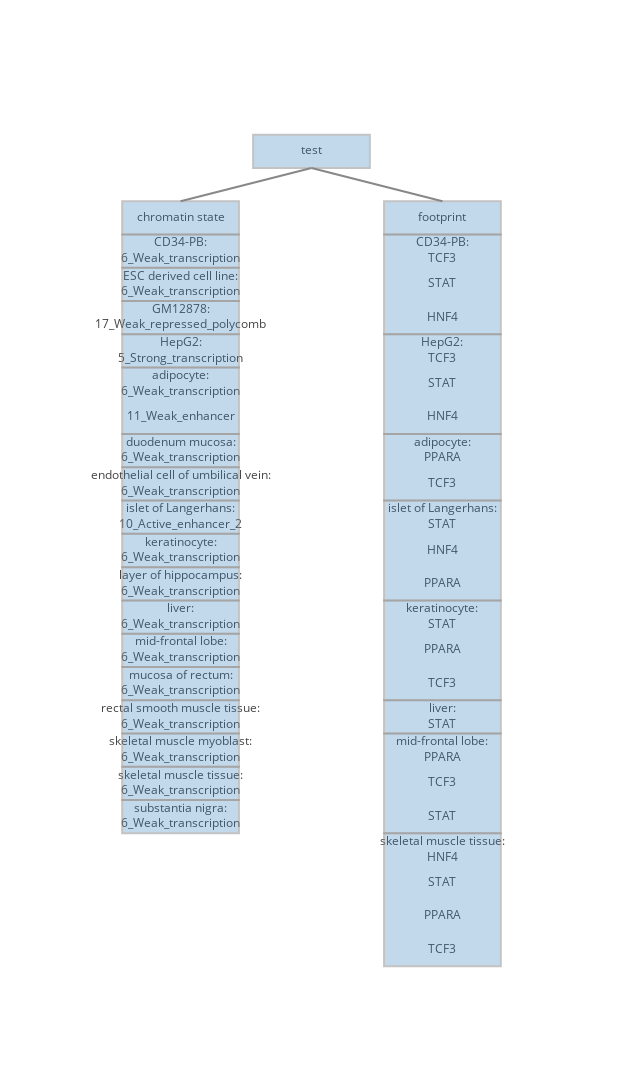

Source (notebook cell):
### Code cell
thing = json.loads(open("../testing_files/testing.json").read())
#iplot(make_graph(var_data=thing, var_name="test",box_height=4, biosamples=["skeletal muscle tissue"]))
iplot(make_graph(var_data=thing, var_name="test",box_height=4))

### Figure 1 — Plotly figure (JSON) as saved in the notebook; plotly's stock layout.template omitted (floating-point values rounded to 4 significant figures)
{"data": [{"hoverinfo": "closest", "marker": {"color": [], "line": {"width": 10}, "opacity": 0, "size": 10}, "mode": "markers+text", "text": ["test", "chromatin state", "CD34-PB:<br>6_Weak_transcription", "ESC derived cell line:<br>6_Weak_transcription", "GM12878:<br>17_Weak_repressed_polycomb", "HepG2:<br>5_Strong_transcription", "adipocyte:<br>6_Weak_transcription", "11_Weak_enhancer", "duodenum mucosa:<br>6_Weak_transcription", "endothelial cell of umbilical vein:<br>6_Weak_transcription", "islet of Langerhans:<br>10_Active_enhancer_2", "keratinocyte:<br>6_Weak_transcription", "layer of hippocampus:<br>6_Weak_transcription", "liver:<br>6_Weak_transcription", "mid-frontal lobe:<br>6_Weak_transcription", "mucosa of rectum:<br>6_Weak_transcription", "rectal smooth muscle tissue:<br>6_Weak_transcription", "skeletal muscle myoblast:<br>6_Weak_transcription", "skeletal muscle tissue:<br>6_Weak_transcription", "substantia nigra:<br>6_Weak_transcription", "footprint", "CD34-PB:<br>TCF3", "STAT", "HNF4", "HepG2:<br>TCF3", "STAT", "HNF4", "adipocyte:<br>PPARA", "TCF3", "islet of Langerhans:<br>STAT", "HNF4", "PPARA", "keratinocyte:<br>STAT", "PPARA", "TCF3", "liver:<br>STAT", "mid-frontal lobe:<br>PPARA", "TCF3", "STAT", "skeletal muscle tissue:<br>HNF4", "STAT", "PPARA", "TCF3"], "type": "scatter", "x": [50, 4, 4, 4, 4, 4, 4, 4, 4, 4, 4, 4, 4, 4, 4, 4, 4, 4, 4, 4, 96, 96, 96, 96, 96, 96, 96, 96, 96, 96, 96, 96, 96, 96, 96, 96, 96, 96, 96, 96, 96, 96, 96, -21, 121], "y": [100, 92, 88, 84, 80, 76, 72, 68, 64, 60, 56, 52, 48, 44, 40, 36, 32, 28, 24, 20, 92, 88, 84, 80, 76, 72, 68, 64, 60, 56, 52, 48, 44, 40, 36, 32, 28, 24, 20, 16, 12, 8, 4, 4, 100]}, {"hoverinfo": "none", "line": {"color": "#888", "width": 2}, "mode": "lines", "type": "scatter", "x": [50, 4, null, 50, 96, null], "y": [98, 94, null, 98, 94, null]}], "layout": {"height": 1082.0, "shapes": [{"fillcolor": "rgba(55, 128, 191, 0.6)", "line": {"color": "#888", "width": 2}, "opacity": 0.5, "type": "rect", "x0": 29.5, "x1": 70.5, "xref": "x", "y0": 98, "y1": 102, "yref": "y"}, {"fillcolor": "rgba(55, 128, 191, 0.6)", "line": {"color": "#888", "width": 2}, "opacity": 0.5, "type": "rect", "x0": -16.5, "x1": 24.5, "xref": "x", "y0": 90, "y1": 94, "yref": "y"}, {"fillcolor": "rgba(55, 128, 191, 0.6)", "line": {"color": "#888", "width": 2}, "opacity": 0.5, "type": "rect", "x0": -16.5, "x1": 24.5, "xref": "x", "y0": 86, "y1": 90, "yref": "y"}, {"fillcolor": "rgba(55, 128, 191, 0.6)", "line": {"color": "#888", "width": 2}, "opacity": 0.5, "type": "rect", "x0": -16.5, "x1": 24.5, "xref": "x", "y0": 82, "y1": 86, "yref": "y"}, {"fillcolor": "rgba(55, 128, 191, 0.6)", "line": {"color": "#888", "width": 2}, "opacity": 0.5, "type": "rect", "x0": -16.5, "x1": 24.5, "xref": "x", "y0": 78, "y1": 82, "yref": "y"}, {"fillcolor": "rgba(55, 128, 191, 0.6)", "line": {"color": "#888", "width": 2}, "opacity": 0.5, "type": "rect", "x0": -16.5, "x1": 24.5, "xref": "x", "y0": 74, "y1": 78, "yref": "y"}, {"fillcolor": "rgba(55, 128, 191, 0.6)", "line": {"color": "#888", "width": 2}, "opacity": 0.5, "type": "rect", "x0": -16.5, "x1": 24.5, "xref": "x", "y0": 66, "y1": 74, "yref": "y"}, {"fillcolor": "rgba(55, 128, 191, 0.6)", "line": {"color": "#888", "width": 2}, "opacity": 0.5, "type": "rect", "x0": -16.5, "x1": 24.5, "xref": "x", "y0": 62, "y1": 66, "yref": "y"}, {"fillcolor": "rgba(55, 128, 191, 0.6)", "line": {"color": "#888", "width": 2}, "opacity": 0.5, "type": "rect", "x0": -16.5, "x1": 24.5, "xref": "x", "y0": 58, "y1": 62, "yref": "y"}, {"fillcolor": "rgba(55, 128, 191, 0.6)", "line": {"color": "#888", "width": 2}, "opacity": 0.5, "type": "rect", "x0": -16.5, "x1": 24.5, "xref": "x", "y0": 54, "y1": 58, "yref": "y"}, {"fillcolor": "rgba(55, 128, 191, 0.6)", "line": {"color": "#888", "width": 2}, "opacity": 0.5, "type": "rect", "x0": -16.5, "x1": 24.5, "xref": "x", "y0": 50, "y1": 54, "yref": "y"}, {"fillcolor": "rgba(55, 128, 191, 0.6)", "line": {"color": "#888", "width": 2}, "opacity": 0.5, "type": "rect", "x0": -16.5, "x1": 24.5, "xref": "x", "y0": 46, "y1": 50, "yref": "y"}, {"fillcolor": "rgba(55, 128, 191, 0.6)", "line": {"color": "#888", "width": 2}, "opacity": 0.5, "type": "rect", "x0": -16.5, "x1": 24.5, "xref": "x", "y0": 42, "y1": 46, "yref": "y"}, {"fillcolor": "rgba(55, 128, 191, 0.6)", "line": {"color": "#888", "width": 2}, "opacity": 0.5, "type": "rect", "x0": -16.5, "x1": 24.5, "xref": "x", "y0": 38, "y1": 42, "yref": "y"}, {"fillcolor": "rgba(55, 128, 191, 0.6)", "line": {"color": "#888", "width": 2}, "opacity": 0.5, "type": "rect", "x0": -16.5, "x1": 24.5, "xref": "x", "y0": 34, "y1": 38, "yref": "y"}, {"fillcolor": "rgba(55, 128, 191, 0.6)", "line": {"color": "#888", "width": 2}, "opacity": 0.5, "type": "rect", "x0": -16.5, "x1": 24.5, "xref": "x", "y0": 30, "y1": 34, "yref": "y"}, {"fillcolor": "rgba(55, 128, 191, 0.6)", "line": {"color": "#888", "width": 2}, "opacity": 0.5, "type": "rect", "x0": -16.5, "x1": 24.5, "xref": "x", "y0": 26, "y1": 30, "yref": "y"}, {"fillcolor": "rgba(55, 128, 191, 0.6)", "line": {"color": "#888", "width": 2}, "opacity": 0.5, "type": "rect", "x0": -16.5, "x1": 24.5, "xref": "x", "y0": 22, "y1": 26, "yref": "y"}, {"fillcolor": "rgba(55, 128, 191, 0.6)", "line": {"color": "#888", "width": 2}, "opacity": 0.5, "type": "rect", "x0": -16.5, "x1": 24.5, "xref": "x", "y0": 18, "y1": 22, "yref": "y"}, {"fillcolor": "rgba(55, 128, 191, 0.6)", "line": {"color": "#888", "width": 2}, "opacity": 0.5, "type": "rect", "x0": 75.5, "x1": 116.5, "xref": "x", "y0": 90, "y1": 94, "yref": "y"}, {"fillcolor": "rgba(55, 128, 191, 0.6)", "line": {"color": "#888", "width": 2}, "opacity": 0.5, "type": "rect", "x0": 75.5, "x1": 116.5, "xref": "x", "y0": 78, "y1": 90, "yref": "y"}, {"fillcolor": "rgba(55, 128, 191, 0.6)", "line": {"color": "#888", "width": 2}, "opacity": 0.5, "type": "rect", "x0": 75.5, "x1": 116.5, "xref": "x", "y0": 66, "y1": 78, "yref": "y"}, {"fillcolor": "rgba(55, 128, 191, 0.6)", "line": {"color": "#888", "width": 2}, "opacity": 0.5, "type": "rect", "x0": 75.5, "x1": 116.5, "xref": "x", "y0": 58, "y1": 66, "yref": "y"}, {"fillcolor": "rgba(55, 128, 191, 0.6)", "line": {"color": "#888", "width": 2}, "opacity": 0.5, "type": "rect", "x0": 75.5, "x1": 116.5, "xref": "x", "y0": 46, "y1": 58, "yref": "y"}, {"fillcolor": "rgba(55, 128, 191, 0.6)", "line": {"color": "#888", "width": 2}, "opacity": 0.5, "type": "rect", "x0": 75.5, "x1": 116.5, "xref": "x", "y0": 34, "y1": 46, "yref": "y"}, {"fillcolor": "rgba(55, 128, 191, 0.6)", "line": {"color": "#888", "width": 2}, "opacity": 0.5, "type": "rect", "x0": 75.5, "x1": 116.5, "xref": "x", "y0": 30, "y1": 34, "yref": "y"}, {"fillcolor": "rgba(55, 128, 191, 0.6)", "line": {"color": "#888", "width": 2}, "opacity": 0.5, "type": "rect", "x0": 75.5, "x1": 116.5, "xref": "x", "y0": 18, "y1": 30, "yref": "y"}, {"fillcolor": "rgba(55, 128, 191, 0.6)", "line": {"color": "#888", "width": 2}, "opacity": 0.5, "type": "rect", "x0": 75.5, "x1": 116.5, "xref": "x", "y0": 2, "y1": 18, "yref": "y"}], "showlegend": false, "width": 623.8, "xaxis": {"showgrid": false, "showline": false, "showticklabels": false, "ticks": "", "zeroline": false}, "yaxis": {"showgrid": false, "showline": false, "showticklabels": false, "ticks": "", "zeroline": false}}}
